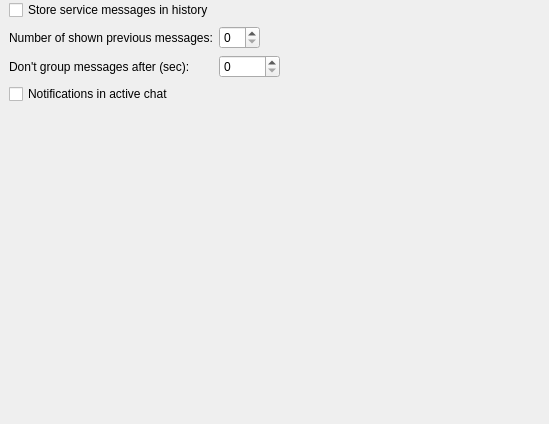
<?xml version="1.0" encoding="UTF-8"?>
<ui version="4.0">
 <class>StackedChatBehavior</class>
 <widget class="QWidget" name="StackedChatBehavior">
  <property name="geometry">
   <rect>
    <x>0</x>
    <y>0</y>
    <width>549</width>
    <height>424</height>
   </rect>
  </property>
  <property name="windowTitle">
   <string>Form</string>
  </property>
  <layout class="QGridLayout" name="gridLayout">
   <property name="leftMargin">
    <number>9</number>
   </property>
   <property name="topMargin">
    <number>0</number>
   </property>
   <property name="rightMargin">
    <number>0</number>
   </property>
   <property name="bottomMargin">
    <number>0</number>
   </property>
   <item row="3" column="0" colspan="3">
    <widget class="QScrollArea" name="scrollArea">
     <property name="frameShape">
      <enum>QFrame::NoFrame</enum>
     </property>
     <property name="widgetResizable">
      <bool>true</bool>
     </property>
     <widget class="QWidget" name="scrollAreaWidgetContents">
      <property name="geometry">
       <rect>
        <x>0</x>
        <y>0</y>
        <width>540</width>
        <height>424</height>
       </rect>
      </property>
      <layout class="QFormLayout" name="formLayout">
       <property name="fieldGrowthPolicy">
        <enum>QFormLayout::ExpandingFieldsGrow</enum>
       </property>
       <property name="margin">
        <number>0</number>
       </property>
       <item row="0" column="0" colspan="2">
        <widget class="QCheckBox" name="storeBox">
         <property name="text">
          <string>Store service messages in history</string>
         </property>
        </widget>
       </item>
       <item row="1" column="0">
        <widget class="QLabel" name="label">
         <property name="toolTip">
          <string>Number of previous messages shown in new chats</string>
         </property>
         <property name="text">
          <string>Number of shown previous messages:</string>
         </property>
        </widget>
       </item>
       <item row="1" column="1">
        <widget class="QSpinBox" name="recentBox"/>
       </item>
       <item row="2" column="0">
        <widget class="QLabel" name="label_2">
         <property name="text">
          <string>Don't group messages after (sec):</string>
         </property>
        </widget>
       </item>
       <item row="2" column="1">
        <widget class="QSpinBox" name="groupUntil">
         <property name="maximum">
          <number>10000</number>
         </property>
        </widget>
       </item>
       <item row="3" column="0">
        <widget class="QCheckBox" name="notifyBox">
         <property name="text">
          <string>Notifications in active chat</string>
         </property>
        </widget>
       </item>
      </layout>
     </widget>
    </widget>
   </item>
  </layout>
 </widget>
 <resources/>
 <connections/>
</ui>
